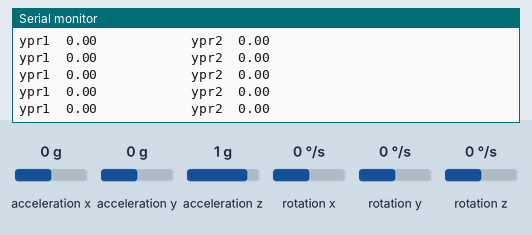
Simulated run of this sketch. Board: ESP8266 (NodeMCU). Shown: the last lines printed to the serial monitor. Inputs (shaded band) come from the test bench; at power-on: rotation z 0 °/s, acceleration y 0 g, acceleration x 0 g, acceleration z 1 g, rotation x 0 °/s, rotation y 0 °/s. WiFi joins after 1.5 s; servers stay silent unless stated.

Above: at 3.7 s.
3.8 s: rotation z set to -100 °/s
At 5.66 s:
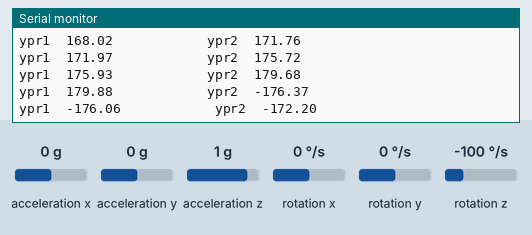
6.8 s: rotation z set to -192 °/s
At 8.12 s:
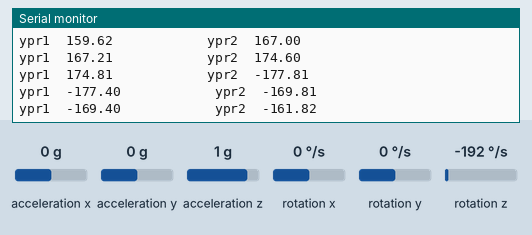
9.8 s: acceleration y set to -1.4 g
At 10.0 s:
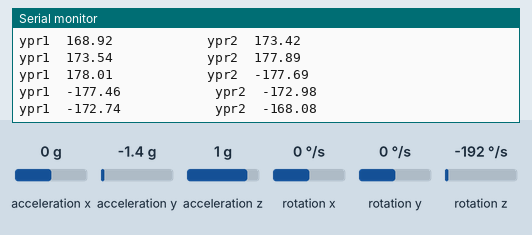
12.8 s: acceleration x set to -1.4 g
At 13.93 s:
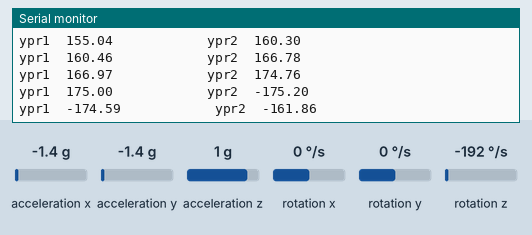
15.8 s: acceleration z set to 0 g
At 15.82 s:
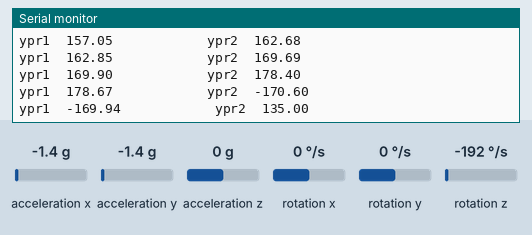
18.8 s: acceleration x set to 0 g
At 19.3 s:
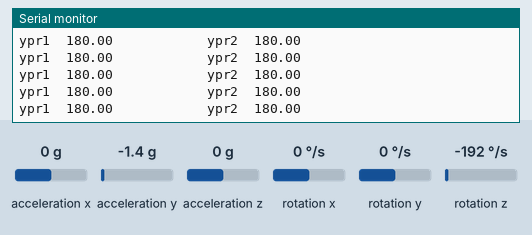
Timing chart, 0 to 21.8 s (numbered marks = the images above; inputs shaded):
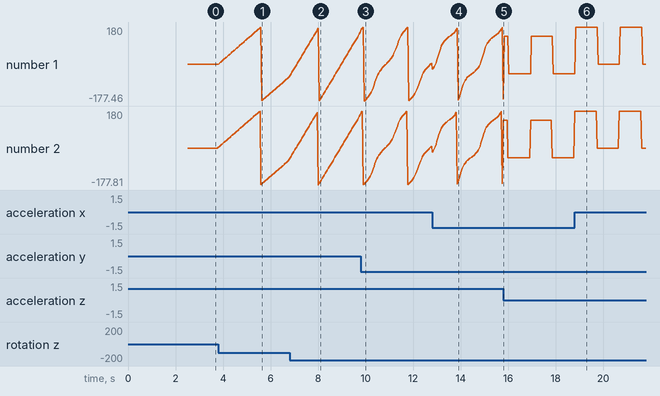

Measured:
- after the input at 3.8 s, the serial monitor: prints a new line at once (image 1)
- after the input at 18.8 s, the serial monitor: prints a new line at once (image 6)
- plotted number 1: 0 → -61.44 after the input at 3.8 s, -45 → 180 after the input at 18.8 s
- plotted number 2: 3.54 → -54.05 after the input at 3.8 s

The sketch:

iroServoDelMedio_AntebrazoDerecho-y-2_GiroGripper_ManoDerech.ino
```cpp
/***********************/
/*CÓDIGO SENSOR MPU6050*/
/***********************/
// I2Cdev and MPU6050 must be installed as libraries, or else the .cpp/.h files
// for both classes must be in the include path of your project
#include "I2Cdev.h"

#include "MPU6050_6Axis_MotionApps20.h"
#include "MPU6050.h" // not necessary if using MotionApps include file

// Arduino Wire library is required if I2Cdev I2CDEV_ARDUINO_WIRE implementation
// is used in I2Cdev.h
#if I2CDEV_IMPLEMENTATION == I2CDEV_ARDUINO_WIRE
    #include "Wire.h"
#endif

// class default I2C address is 0x68
// specific I2C addresses may be passed as a parameter here
// AD0 low = 0x68 (default for SparkFun breakout and InvenSense evaluation board)
// AD0 high = 0x69
//MPU6050 mpu;
////MPU6050 mpu(0x69); // <-- use for AD0 high
MPU6050 mpu1(0x68);
MPU6050 mpu2(0x69);

// uncomment "OUTPUT_READABLE_YAWPITCHROLL" if you want to see the yaw/
// pitch/roll angles (in degrees) calculated from the quaternions coming
// from the FIFO. Note this also requires gravity vector calculations.
// Also note that yaw/pitch/roll angles suffer from gimbal lock (for
// more info, see: http://en.wikipedia.org/wiki/Gimbal_lock)
#define OUTPUT_READABLE_YAWPITCHROLL

//#define INTERRUPT_PIN D5  //#define INTERRUPT_PIN 2 --> use pin 2 on Arduino Uno & most boards

// MPU control/status vars:
bool dmpReady1 = false;  // set true if DMP init was successful
uint8_t devStatus1;      // return status after each device operation (0 = success, !0 = error)
uint16_t packetSize1;    // expected DMP packet size (default is 42 bytes)
uint16_t fifoCount1;     // count of all bytes currently in FIFO
uint8_t fifoBuffer1[64]; // FIFO storage buffer
// MPU control/status vars:
bool dmpReady2 = false;  // set true if DMP init was successful
uint8_t devStatus2;      // return status after each device operation (0 = success, !0 = error)
uint16_t packetSize2;    // expected DMP packet size (default is 42 bytes)
uint16_t fifoCount2;     // count of all bytes currently in FIFO
uint8_t fifoBuffer2[64]; // FIFO storage buffer

// orientation/motion vars:
Quaternion q1;           // [w, x, y, z]         quaternion container
VectorInt16 aa1;         // [x, y, z]            accel sensor measurements
VectorInt16 aaReal1;     // [x, y, z]            gravity-free accel sensor measurements
VectorInt16 aaWorld1;    // [x, y, z]            world-frame accel sensor measurements
VectorFloat gravity1;    // [x, y, z]            gravity vector
float euler1[3];         // [psi, theta, phi]    Euler angle container
float ypr1[3];           // [yaw, pitch, roll]   yaw/pitch/roll container and gravity vector
// orientation/motion vars:
Quaternion q2;           // [w, x, y, z]         quaternion container
VectorInt16 aa2;         // [x, y, z]            accel sensor measurements
VectorInt16 aaReal2;     // [x, y, z]            gravity-free accel sensor measurements
VectorInt16 aaWorld2;    // [x, y, z]            world-frame accel sensor measurements
VectorFloat gravity2;    // [x, y, z]            gravity vector
float euler2[3];         // [psi, theta, phi]    Euler angle container
float ypr2[3];           // [yaw, pitch, roll]   yaw/pitch/roll container and gravity vector


/********************/
/*CODIGO MODULO WIFI*/
/********************/

#include <ESP8266WiFi.h>

const char* ssid = "MSI";
const char* password = "87654321";

IPAddress ip(192,168,1,131);     //Mi IO
//IPAddress gateway(192,168,1,254); //IP router MSI
IPAddress gateway(192,168,1,1); //IP router
IPAddress subnet(255,255,255,0);//MacAdress

//WiFiServer server(80);
WiFiServer server(65431);

String Datos;

void setup() {
    /***********************/
    /*CÓDIGO SENSOR MPU6050*/
    /***********************/
    Serial.begin(9600); // Initialize serial communication

    // join I2C bus (I2Cdev library doesn't do this automatically):
    #if I2CDEV_IMPLEMENTATION == I2CDEV_ARDUINO_WIRE
        Wire.begin();
        Wire.setClock(400000); // 400kHz I2C clock. Comment this line if having compilation difficulties
    #elif I2CDEV_IMPLEMENTATION == I2CDEV_BUILTIN_FASTWIRE
        Fastwire::setup(400, true);
    #endif


    // initialize device:
    mpu1.initialize();
    mpu2.initialize();

    // load and configure the DMP:
    devStatus1 = mpu1.dmpInitialize();
    devStatus2 = mpu2.dmpInitialize();

    // supply your own gyro offsets here, scaled for min sensitivity:
    mpu1.setXGyroOffset(220);
    mpu1.setYGyroOffset(76);
    mpu1.setZGyroOffset(-85);
    mpu1.setZAccelOffset(1788); // 1688 factory default for my test chip
    mpu2.setXGyroOffset(220);
    mpu2.setYGyroOffset(76);
    mpu2.setZGyroOffset(-85);
    mpu2.setZAccelOffset(1788); // 1688 factory default for my test chip

    // make sure it worked (returns 0 if so):
    if (devStatus1 == 0) {
        // Calibration Time: generate offsets and calibrate our MPU6050:
        mpu1.CalibrateAccel(6);
        mpu1.CalibrateGyro(6);
        mpu1.PrintActiveOffsets();
        // turn on the DMP, now that it's ready:
        mpu1.setDMPEnabled(true);

        // set our DMP Ready flag so the main loop() function knows it's okay to use it:
        dmpReady1 = true;

        // get expected DMP packet size for later comparison:
        packetSize1 = mpu1.dmpGetFIFOPacketSize();
    }
    // make sure it worked (returns 0 if so):
    if (devStatus2 == 0) {
        // Calibration Time: generate offsets and calibrate our MPU6050:
        mpu2.CalibrateAccel(6);
        mpu2.CalibrateGyro(6);
        mpu2.PrintActiveOffsets();
        // turn on the DMP, now that it's ready:
        mpu2.setDMPEnabled(true);

        // set our DMP Ready flag so the main loop() function knows it's okay to use it:
        dmpReady2 = true;

        // get expected DMP packet size for later comparison:
        packetSize2 = mpu2.dmpGetFIFOPacketSize();
    }

    /********************/
    /*CODIGO MODULO WIFI*/
    /********************/
    //Iniciamos la comunicación Wifi:
    WiFi.mode(WIFI_STA);                  //Wifi en MODO ESTACIÓN
    WiFi.config(ip, gateway, subnet);     //Configuramos la ip estática
    WiFi.begin(ssid, password);           //Iniciamos conexión con las credenciales de nuestra red (el nombre y la contraseña del wifi que indicamos).

    while (WiFi.status() != WL_CONNECTED) {
      delay(100);
    }

    server.begin(); //Iniciamos el servidor

}


void loop() {
    /***********************/
    /*CÓDIGO SENSOR MPU6050*/
    /***********************/
    // if programming failed, don't try to do anything:
    if (!dmpReady1) return;
    // read a packet from FIFO:
    if (mpu1.dmpGetCurrentFIFOPacket(fifoBuffer1)) { // Get the Latest packet
        // display Euler angles in degrees:
        mpu1.dmpGetQuaternion(&q1, fifoBuffer1);
        mpu1.dmpGetGravity(&gravity1, &q1);
        mpu1.dmpGetYawPitchRoll(ypr1, &q1, &gravity1);
        Serial.print(F("ypr1  "));
        Serial.print(ypr1[0] * 180/M_PI);
        Serial.print(F("\t"));
//        Serial.print(ypr1[1] * 180/M_PI);
//        Serial.print(F("\t"));
//        Serial.print(ypr1[2] * 180/M_PI);
        Serial.print(F("\t\t\t\t\t"));
//        Serial.print(-180); Serial.print(" "); //To freeze the lower and upper limits of the Serial Plotter
//        Serial.println(180);
    }


    if (!dmpReady2) return;
    // read a packet from FIFO:
    if (mpu2.dmpGetCurrentFIFOPacket(fifoBuffer2)) { // Get the Latest packet
        // display Euler angles in degrees:
        mpu2.dmpGetQuaternion(&q2, fifoBuffer2);
        mpu2.dmpGetGravity(&gravity2, &q2);
        mpu2.dmpGetYawPitchRoll(ypr2, &q2, &gravity2);
        Serial.print(F("ypr2  "));
        Serial.print(ypr2[0] * 180/M_PI);
        Serial.print(F("\t"));
//        Serial.print(ypr2[1] * 180/M_PI);
//        Serial.print(F("\t"));
//        Serial.print(ypr2[2] * 180/M_PI);
        Serial.println(F("\t\t\t\t\t"));
//        Serial.print(-180); Serial.print(" "); //To freeze the lower and upper limits of the Serial Plotter
//        Serial.println(180);
    }

    /********************/
    /*CODIGO MODULO WIFI*/
    /********************/
    WiFiClient client = server.available();
    Datos = String(ypr1[0] * 180/M_PI) +"/"+ String(ypr2[0] * 180/M_PI);
    client.println(Datos);

    client.flush();

    delay(1);

}
```
